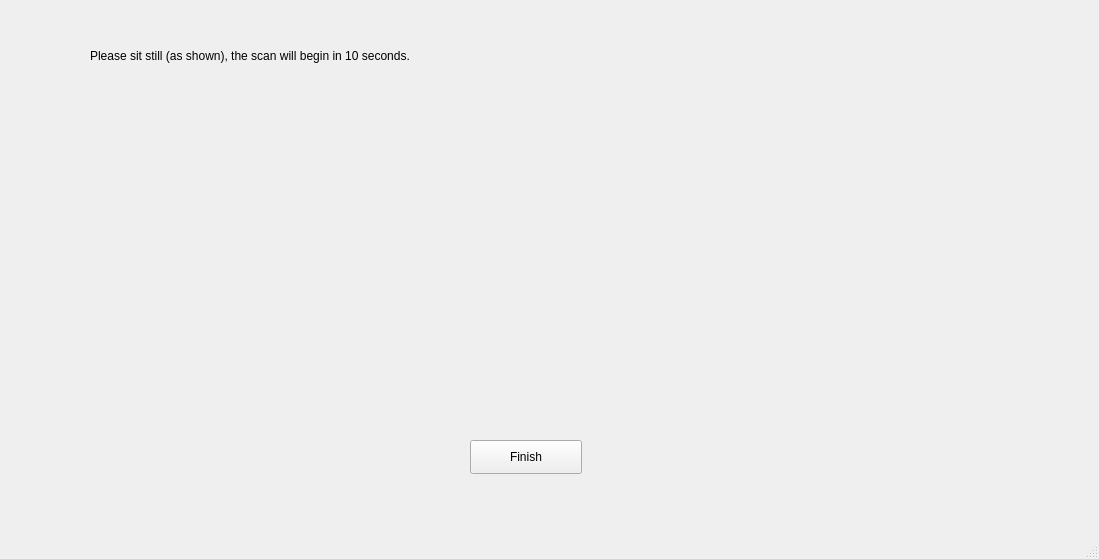
<?xml version="1.0" encoding="UTF-8"?>
<ui version="4.0">
 <class>MainWindow</class>
 <widget class="QMainWindow" name="MainWindow">
  <property name="geometry">
   <rect>
    <x>0</x>
    <y>0</y>
    <width>1099</width>
    <height>559</height>
   </rect>
  </property>
  <property name="windowTitle">
   <string>MainWindow</string>
  </property>
  <widget class="QWidget" name="centralwidget">
   <widget class="QLabel" name="l1">
    <property name="geometry">
     <rect>
      <x>90</x>
      <y>20</y>
      <width>641</width>
      <height>71</height>
     </rect>
    </property>
    <property name="styleSheet">
     <string notr="true">font: 12pt &quot;Arial&quot;;</string>
    </property>
    <property name="text">
     <string>Please sit still (as shown), the scan will begin in 10 seconds.</string>
    </property>
   </widget>
   <widget class="QLabel" name="im3">
    <property name="geometry">
     <rect>
      <x>10</x>
      <y>120</y>
      <width>801</width>
      <height>211</height>
     </rect>
    </property>
    <property name="text">
     <string/>
    </property>
    <property name="pixmap">
     <pixmap>scanning-title-screen-technology-background-d-rendering-73432480.jpg</pixmap>
    </property>
   </widget>
   <widget class="QPushButton" name="btn6">
    <property name="geometry">
     <rect>
      <x>470</x>
      <y>440</y>
      <width>112</width>
      <height>34</height>
     </rect>
    </property>
    <property name="text">
     <string>Finish</string>
    </property>
   </widget>
   <widget class="QLabel" name="im4">
    <property name="geometry">
     <rect>
      <x>820</x>
      <y>20</y>
      <width>271</width>
      <height>411</height>
     </rect>
    </property>
    <property name="text">
     <string/>
    </property>
    <property name="pixmap">
     <pixmap>sit.PNG</pixmap>
    </property>
   </widget>
  </widget>
  <widget class="QMenuBar" name="menubar">
   <property name="geometry">
    <rect>
     <x>0</x>
     <y>0</y>
     <width>1099</width>
     <height>31</height>
    </rect>
   </property>
  </widget>
  <widget class="QStatusBar" name="statusbar"/>
 </widget>
 <resources/>
 <connections/>
</ui>
